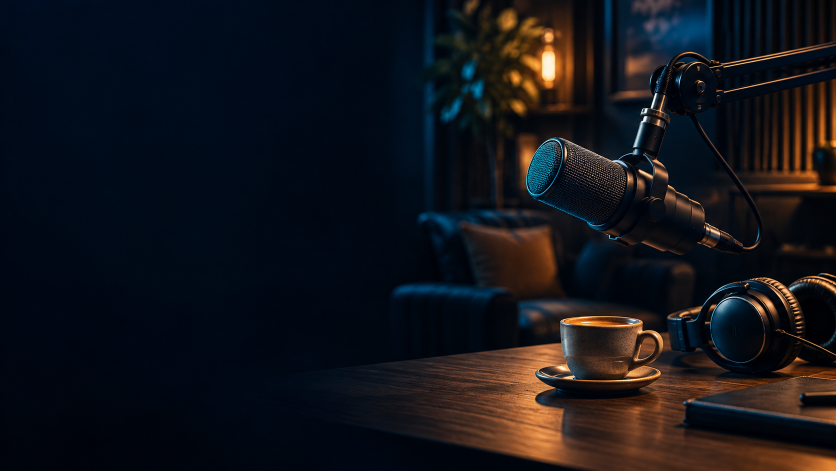
#> input picture design/video-v32/studio.png, 1672 x 941 px (shown at 1/2 size)
$ python build-motion-video.py ../design/video-v32/studio.png
#> lines starting #> are read from the running program, lines starting #| are printed output that depends on the picture
"""Render the v32 product film with native motion graphics and real UI captures.

No browser automation. Reuses 5.0 seconds of the earlier Claude-designed opening;
all remaining scenes are reproducible Pillow/FFmpeg compositions. Scenario figures
are explanatory graphics, labelled as invented terms, never fabricated UI footage.
Usage: python scripts/build-motion-video.py prepare|stills|render|audio|assemble
"""
import asyncio
from functools import lru_cache
import json
import math
from pathlib import Path
import subprocess
import sys
import wave

import edge_tts
import numpy as np
from PIL import Image, ImageDraw, ImageFont, ImageFilter

APP = Path(__file__).resolve().parents[1]
OUT = APP / 'video/v32'
OUT.mkdir(parents=True, exist_ok=True)
W, H, FPS = 1920, 1080, 30
INTRO = 5.0
INK, WHITE, MUTED = '#070e1b', '#f4f7fc', '#a5b6ce'
TEAL, CORAL, LINE = '#66e3ce', '#ff8a69', '#29405b'
ASSETS = APP / 'design/video-v32'
FONT = ASSETS / 'fonts/InstrumentSans.ttf'
SCRIPT = APP / 'docs/demo-motion-v32.json'


def run(args, **kw):
    return subprocess.run([str(a) for a in args], check=True, **kw)


def probe(path):
    return float(subprocess.check_output(['ffprobe','-v','error','-show_entries','format=duration','-of','csv=p=0',str(path)]))


# [15 lines left out: functions font, text_image, not called in this run]


def ease(v):
    v = min(1,max(0,v))
    return 1-(1-v)**3


# [6 lines left out: function paste, not called in this run]


def text(im,txt,x,y,size=40,color=WHITE,weight=500,t=10,delay=0):
    a=ease((t-delay)/.6)
    paste(im,text_image(txt,size,color,weight),x,y+(1-a)*26,a)


def line(im,xy,fill=LINE,width=2):
    ImageDraw.Draw(im).line(xy,fill=fill,width=width)


def panel(im,box,fill='#101e31',outline=LINE,r=22,width=2):
    ImageDraw.Draw(im).rounded_rectangle(tuple(round(v) for v in box),radius=r,fill=fill,outline=outline,width=width)


# [4 lines left out: function pill, not called in this run]


def make_bg():
    y,x=np.mgrid[0:H,0:W]
    glow=np.exp(-(((x-1540)/900)**2+((y-450)/700)**2))
    a=np.zeros((H,W,3),dtype=np.uint8)
    for c,(base,add) in enumerate([(6,10),(13,19),(25,29)]):a[:,:,c]=base+glow*add
    return Image.fromarray(a).convert('RGBA')


BG=make_bg()
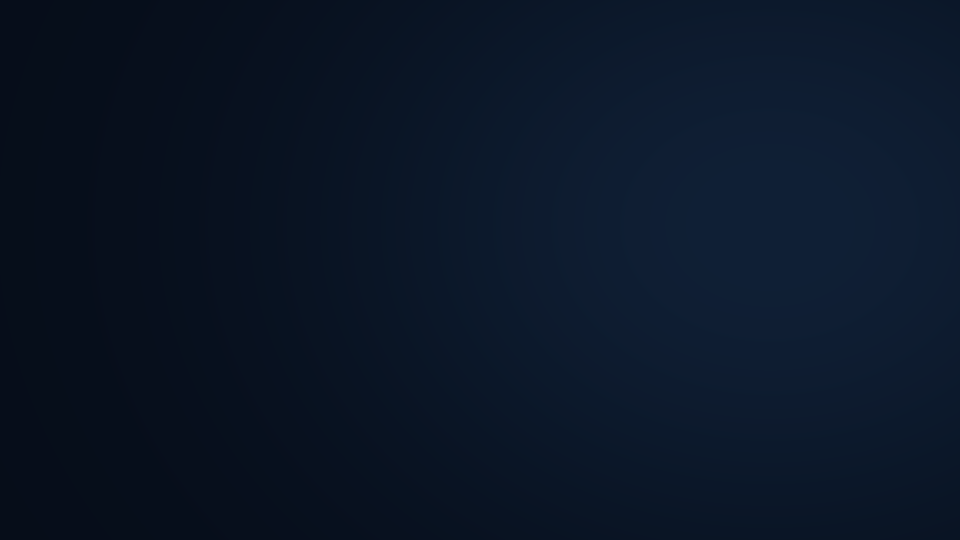
#> BG: PIL image 1920x1080 RGBA (shown at 1/2 size); mean R, G, B, A 10.4, 21.8, 38.7, 255
STUDIO=Image.open(ASSETS/'studio.png').convert('RGBA').resize((W,H),Image.Resampling.LANCZOS)
#> (the run stopped early here; a loop or call above may not have finished)
